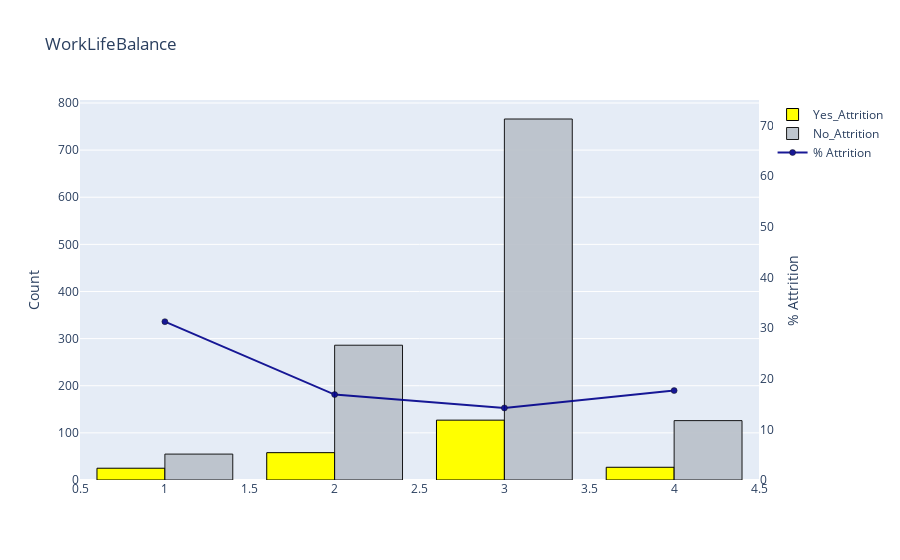

Notebook source saved alongside this figure:
### Markdown cell above
### 5. How does work-life balance impact the overall attrition rate?

### Code cell
barplot('WorkLifeBalance', False)

### Figure 1 — Plotly figure (JSON) as saved in the notebook; plotly's stock layout.template omitted (floating-point values rounded to 4 significant figures)
{"data": [{"marker": {"color": "yellow", "line": {"color": "#000000", "width": 1}}, "name": "Yes_Attrition", "type": "bar", "x": [3, 2, 4, 1], "y": [127, 58, 27, 25]}, {"marker": {"color": "#B9C0C9", "line": {"color": "#000000", "width": 1}}, "name": "No_Attrition", "opacity": 0.9, "type": "bar", "x": [3, 2, 4, 1], "y": [766, 286, 126, 55]}, {"marker": {"color": "darkblue", "line": {"color": "#000000", "width": 0.5}}, "name": "% Attrition", "opacity": 0.9, "type": "scatter", "x": [1, 2, 3, 4], "y": [31.25, 16.86, 14.22, 17.65], "yaxis": "y2"}], "layout": {"title": {"text": "WorkLifeBalance"}, "yaxis": {"title": {"text": "Count"}}, "yaxis2": {"anchor": "x", "overlaying": "y", "range": [0, 75], "showgrid": false, "side": "right", "title": {"text": "% Attrition"}, "zeroline": false}}}
